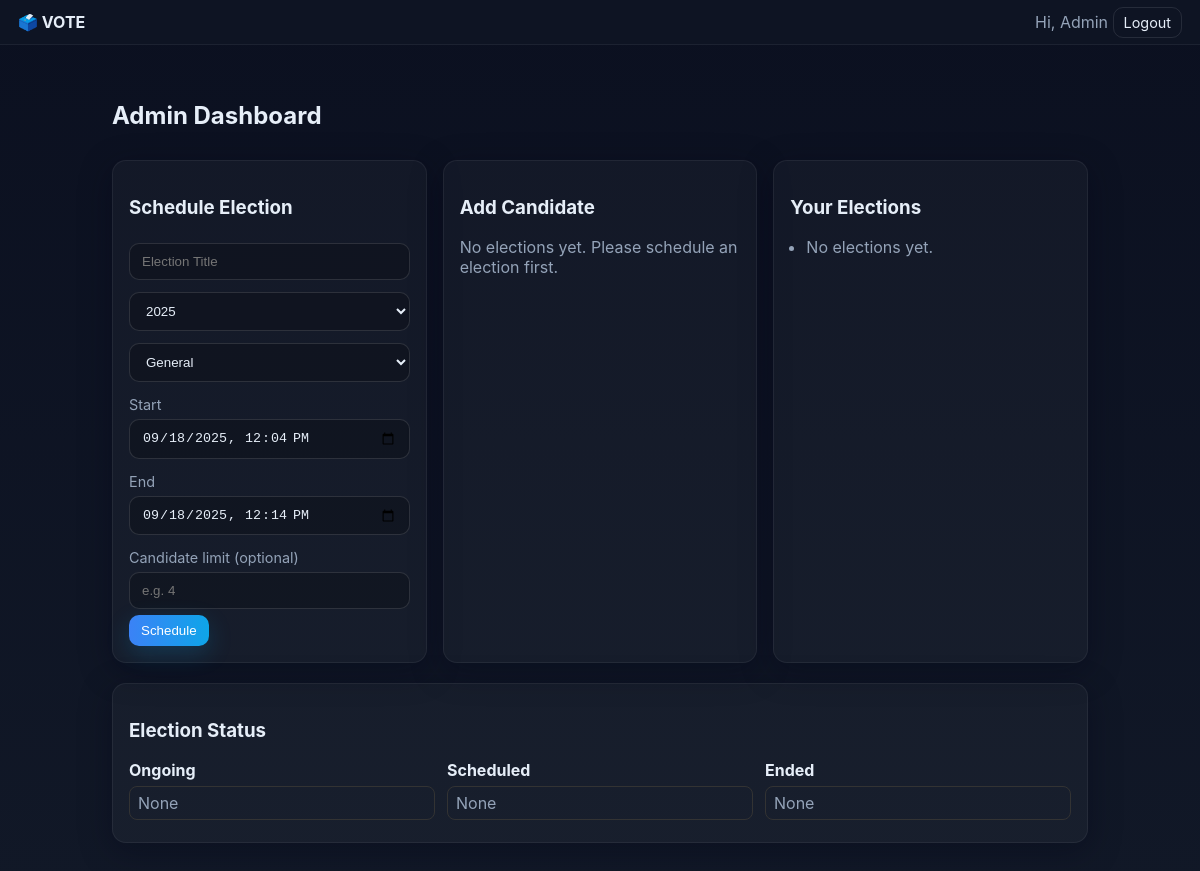
Page /admin (signed in) on the earlier database version.
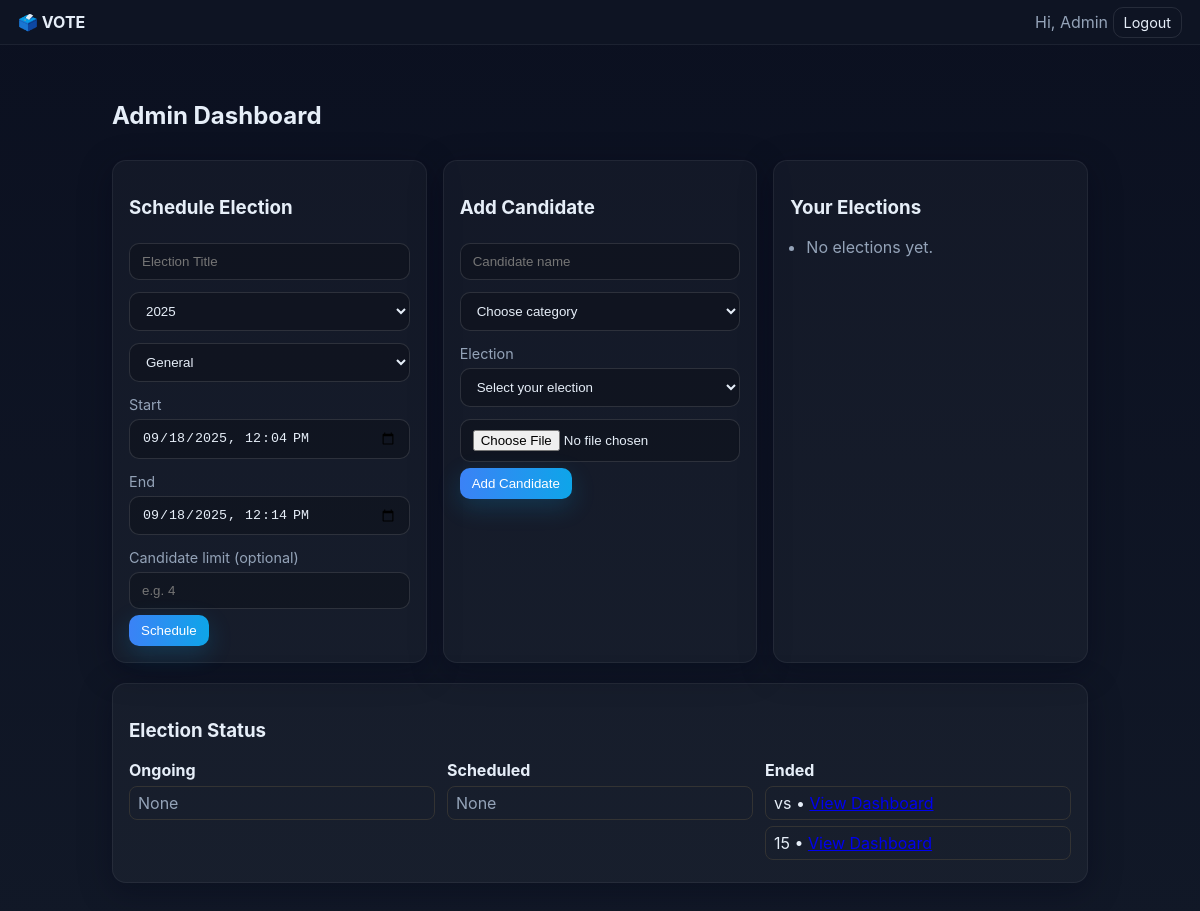
Same page on the later database version.
### tables this page shows
CREATE TABLE users (
    id INTEGER PRIMARY KEY AUTOINCREMENT,
    name TEXT NOT NULL,
    email TEXT UNIQUE,
    username TEXT UNIQUE NOT NULL,
    password TEXT NOT NULL,
    role TEXT NOT NULL,
    id_number TEXT
);

CREATE TABLE elections (
    id INTEGER PRIMARY KEY AUTOINCREMENT,
    title TEXT,
    year INTEGER,
    category TEXT NOT NULL,
    start_time TEXT NOT NULL,
    end_time TEXT NOT NULL,
    created_by INTEGER,
    candidate_limit INTEGER
);

### app.py (the view)
@app.route("/admin")
@login_required(role="admin")
def admin():
    own_elections = query("SELECT * FROM elections WHERE created_by=? ORDER BY start_time DESC", (session.get("user_id"),))
    candidates = query("""
        SELECT c.*, e.title as e_title, e.candidate_limit as e_limit
        FROM candidates c
        LEFT JOIN elections e ON e.id=c.election_id
        WHERE e.created_by = ? OR e.created_by IS NULL
        ORDER BY c.id DESC
    """, (session.get("user_id"),))
    ongoing, scheduled, ended = classify_elections(query("SELECT * FROM elections ORDER BY start_time DESC"))
    return render_template("admin.html", ongoing=ongoing, scheduled=scheduled, ended=ended, elections=own_elections, candidates=candidates)

### app.py (called while the page is built)
def get_db():
    db = getattr(app, "_db", None)
    if db is None:
        db = sqlite3.connect(DB_PATH, check_same_thread=False)
        db.row_factory = sqlite3.Row
        app._db = db
    return db

def query(sql, args=(), one=False):
    cur = get_db().execute(sql, args)
    rows = cur.fetchall()
    cur.close()
    return (rows[0] if rows else None) if one else rows

def login_required(role=None):
    def deco(f):
        @wraps(f)
        def wrap(*args, **kwargs):
            if "user_id" not in session:
                flash("Please login first.", "warn")
                return redirect(url_for("login"))
            if role and session.get("role") != role:
                flash("Not authorized.", "error")
                return redirect(url_for("index"))
            return f(*args, **kwargs)
        return wrap
    return deco

def parse_iso(s):
    try:
        dt = datetime.fromisoformat((s or "").replace("Z", ""))
        if dt.tzinfo is None:
            dt = ist.localize(dt)
        return dt.astimezone(timezone.utc)
    except Exception:
        return None

def now_utc():
    return datetime.now(timezone.utc)

@app.context_processor
def inject_user():
    u = query("SELECT * FROM users WHERE id=?", (session.get("user_id"),), one=True) if session.get("user_id") else None
    return dict(current_user=u)

def classify_elections(rows):
    now = now_utc()
    ongoing, scheduled, ended = [], [], []
    for e in rows:
        s = parse_iso(e["start_time"]); t = parse_iso(e["end_time"])
        if s and t:
            if s <= now <= t: ongoing.append(e)
            elif now < s: scheduled.append(e)
            else: ended.append(e)
    return ongoing, scheduled, ended

### templates/admin.html (shortened to what this page needs)
{% extends "base.html" %}
{% block content %}
<h2>Admin Dashboard</h2>
<div class="grid">
  <div class="card">
    <h3>Schedule Election</h3>
    <form id="scheduleForm" method="POST" action="{{ url_for('schedule_election') }}">
      <input name="title" placeholder="Election Title" required>
      <select name="year" required>
        {% for y in range(2023, 2031) %}
          <option value="{{ y }}" {% if y==2025 %}selected{% endif %}>{{ y }}</option>
        {% endfor %}
      </select>
      <select name="category" required>
        <option selected>General</option>
      </select>
      <label>Start</label>
      <input name="start_time" type="datetime-local" required>
      <label>End</label>
      <input name="end_time" type="datetime-local" required>
      <label>Candidate limit (optional)</label>
      <input name="candidate_limit" type="number" min="1" placeholder="e.g. 4">
      <button class="btn primary" type="submit">Schedule</button>
    </form>
  </div>
  <div class="card">
    <h3>Add Candidate</h3>
    {% if elections|length == 0 %}
      <p class="muted">No elections yet. Please schedule an election first.</p>
    {% else %}
    <form method="POST" action="{{ url_for('add_candidate') }}" enctype="multipart/form-data">
      <input name="name" placeholder="Candidate name" required>
      <select name="category" required>
        <option value="" disabled selected>Choose category</option>
      </select>
      <label>Election</label>
      <select name="election_id" required>
        <option value="" disabled selected>Select your election</option>
      </select>
      <input type="file" name="photo" accept="image/*">
      <button class="btn primary" type="submit">Add Candidate</button>
    </form>
    {% endif %}
  </div>
  <div class="card">
    <h3>Your Elections</h3>
    <ul>
      {% for e in (ongoing + scheduled) %}
        <li>
          <strong>{{ e.title or e.category }}</strong> • {{ e.category }} • {{ e.year or "YYYY" }}<br>
          <span class="muted"><span class="utc-time">{{ e.start_time }}</span> → <span class="utc-time">{{ e.end_time }}</span></span>
          <span class="badge" data-start="{{ e.start_time }}" data-end="{{ e.end_time }}"></span>
        </li>
      {% else %}
        <li class="muted">No elections yet.</li>
      {% endfor %}
    </ul>
  </div>
</div>
  <div class="card">
    <h3>Election Status</h3>
    <div class="kanban">
      <div><h4>Ongoing</h4>
        <ul>{% for e in ongoing %}<li>{{ e.title or e.category }} • <span class="utc-time">{{ e.start_time }}</span> → <span class="utc-time">{{ e.end_time }}</span></li>{% else %}<li class="muted">None</li>{% endfor %}</ul>
      </div>
      <div><h4>Scheduled</h4>
        <ul>{% for e in scheduled %}<li>{{ e.title or e.category }} • <span class="utc-time">{{ e.start_time }}</span> → <span class="utc-time">{{ e.end_time }}</span></li>{% else %}<li class="muted">None</li>{% endfor %}</ul>
      </div>
      <div><h4>Ended</h4>
        <ul>{% for e in ended %}<li>{{ e.title or e.category }} • <a href="{{ url_for('election_dashboard', eid=e.id) }}">View Dashboard</a></li>{% else %}<li class="muted">None</li>{% endfor %}</ul>
      </div>
    </div>
  </div>
{% endblock %}

### templates/base.html (shortened to what this page needs)
<!doctype html>
<html lang="en">
<head>
  <link rel="stylesheet" href="{{ url_for('static', filename='style.css') }}">
</head>
<body data-theme="dark">
  <nav class="topbar"><button class="menu-toggle" onclick="document.body.classList.toggle('menu-open')">☰</button>
    <div class="brand">🗳️ VOTE</div>
    <div class="nav-right">
      {% if session.get('user_id') %}
        <span class="muted">Hi, {{ (current_user.name if current_user else session.get('role')) or 'User' }}</span>
        <a class="btn small" href="{{ url_for('logout') }}">Logout</a>
      {% else %}
        <a class="btn small" href="{{ url_for('login') }}">Login</a>
        <a class="btn small" href="{{ url_for('signup') }}">Sign up</a>
      {% endif %}
    </div>
  </nav>
  <main class="container">
    {% block content %}{% endblock %}
  </main>
</body>
</html>

### static/style.css (style rules this page uses)
:root { --bg-dark:#0b1020; --panel:#12182b; --muted:#94a3b8; --text:#e6eef8; --accent:#60a5fa; }
* { box-sizing:border-box }
body[data-theme="dark"] { background:linear-gradient(180deg,#0b1020 0,#111827 100%);color:var(--text);margin:0;font-family:Inter,system-ui,Segoe UI,Arial }
.container { max-width:1000px;margin:24px auto;padding:12px }
.topbar { display:flex;justify-content:space-between;align-items:center;padding:12px 18px;position:sticky;top:0;background:rgba(17,24,39,.6);backdrop-filter:blur(8px);border-bottom:1px solid rgba(255,255,255,.06) }
.brand { font-weight:700 }
.btn { padding:8px 12px;border-radius:10px;border:1px solid rgba(255,255,255,.1);background:transparent;color:inherit;text-decoration:none;cursor:pointer }
.btn.primary { background:linear-gradient(90deg,#3b82f6,#0ea5e9);color:#fff;border:none;box-shadow:0 8px 24px rgba(14,165,233,.2) }
.btn.small { padding:6px 10px;font-size:.9rem }
.grid { display:grid;grid-template-columns:repeat(auto-fit,minmax(280px,1fr));gap:16px }
.card { background:rgba(255,255,255,.03);border:1px solid rgba(255,255,255,.06);border-radius:14px;padding:16px;box-shadow:0 8px 32px rgba(2,6,23,.35);margin:10px 0 }
input,select { width:100%;padding:10px 12px;border-radius:10px;border:1px solid rgba(255,255,255,.12);background:rgba(0,0,0,.2);color:inherit;margin:6px 0 }
label { display:block;margin-top:8px;font-size:.9rem;color:var(--muted) }
.muted { color:var(--muted) }
ul { padding-left:16px }
.kanban { display:grid; grid-template-columns: repeat(3, 1fr); gap: 12px; }
.kanban h4 { margin: 0 0 6px 0; }
.kanban ul { list-style: none; padding: 0; margin: 0; }
.kanban li { padding: 6px 8px; border: 1px solid #333; border-radius: 8px; margin-bottom: 6px; }

Differences in the rows shown:
added elections: title "vs"
added elections: title "15"
Other differences:
form field category: (not shown) → "Choose category"
form field election_id: (not shown) → "Select your election"
text no longer shown: "No elections yet. Please schedule an election first. None"
text now shown: "Election Add Candidate"
